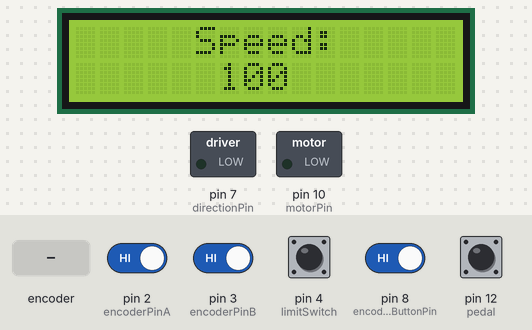
The sketch below on a simulated Arduino Uno, built with avr-gcc and run on an emulated ATmega328P. Parts: 16×2 character LCD, switched loads named in the sketch (green lamp = pin HIGH). Inputs (shaded band) come from the test bench; at power-on: pin 2 (encoderPinA), pin 3 (encoderPinB), pin 4 (limitSwitch), pin 8 (encoderButtonPin), pin 12 (pedal) HIGH.

Above: at 1.2 s.
1.3 s: pin 4 (limitSwitch) pulled LOW for 0.15 s
At 2.8 s:
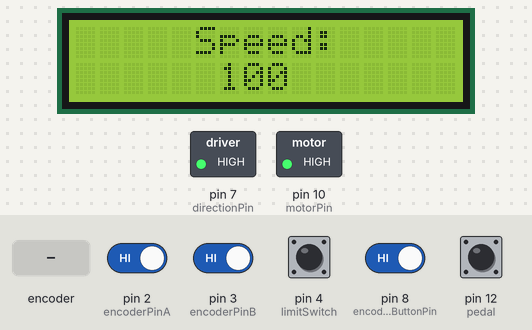
4.4 s: pin 12 (pedal) pulled LOW for 0.15 s
At 4.49 s:
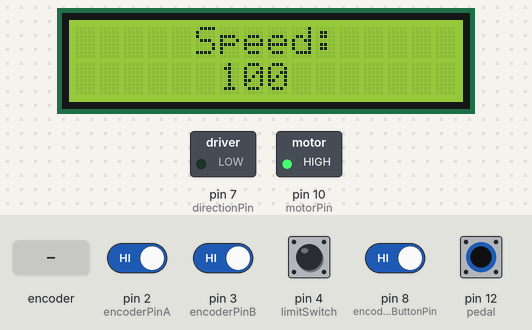
6.0 s: rotary encoder on pin 2 (encoderPinA) / pin 3 (encoderPinB) turned 3 steps (first pin leading)
At 7.6 s:
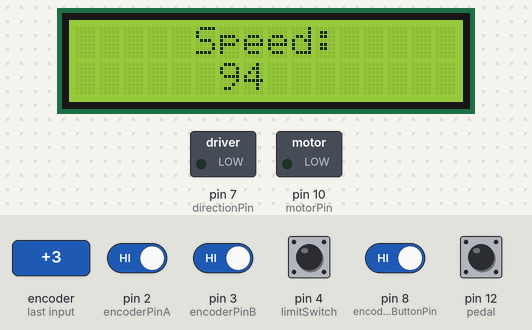
8.1 s: pin 12 (pedal) pulled LOW for 1 s
At 9.8 s:
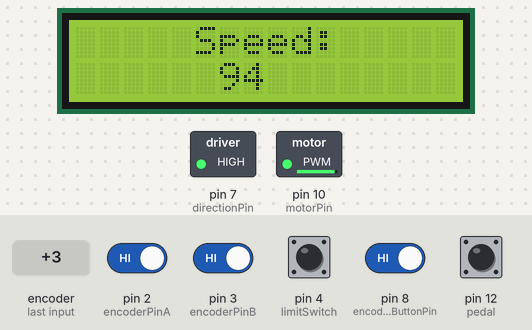
10.8 s: pin 8 (encoderButtonPin) driven LOW
At 11.8 s:
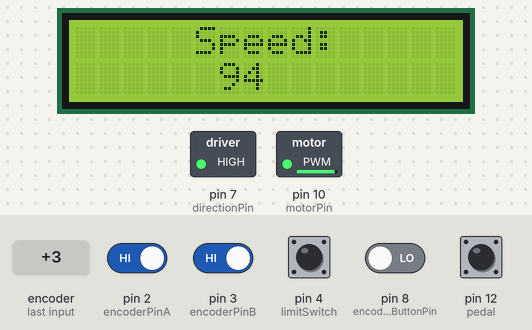
12.3 s: pin 8 (encoderButtonPin) driven HIGH
At 13.1 s:
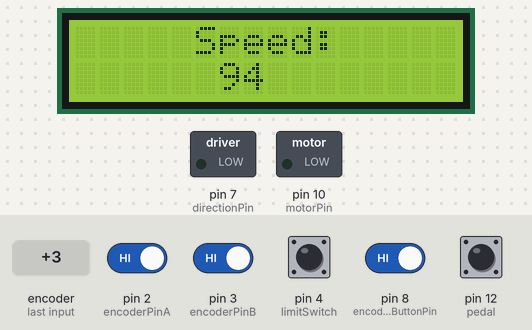
Timing chart, 0 to 14.8 s (numbered marks = the images above; inputs shaded):
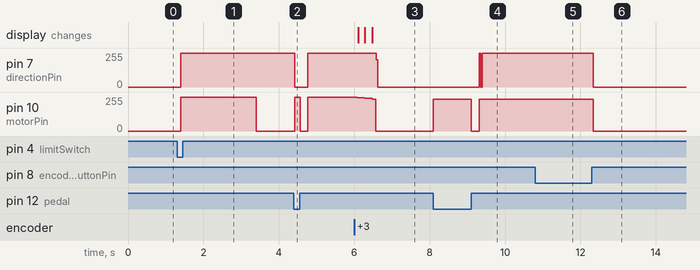

The sketch:

stuffer_program.ino
```cpp
//include the library code
#include <Wire.h>
#include <LiquidCrystal_I2C.h>

// ********** MAKE SURE THE SCREEN ADDRESS IS CORRECT ***********
// ********** USE THE I2C SCANNER PROGRAM TO FIND YOUR SCREEN'S ADDRESS **********
// set up the screen
LiquidCrystal_I2C lcd(0x27, 16, 2);

// ********** SWITCH THESE TWO NUMBERS IF YOUR MOTOR IS GOING THE WRONG DIRECTION ***********
// ********** I.E. MAKE FORWARD = 1 AND BACKWARD = 0 ***********
// make the boolean for the motor direction.
const int forward = 0;
const int backward = 1;

// ********** SWITCH THESE TWO PINS IF YOUR ENCODER IS TURNING THE WRONG WAY ***********
// ********** I.E. MAKE encoderPinA = 2 AND encoderPinB = 3 ***********
// set up the rotary encoder pins
const int encoderPinA = 2;
const int encoderPinB = 3;

// ********* This is how long the motor will reverse for after you let off the pedal ***********
// ********* You can make this however long you want.  It's measured in milliseconds ***********
// ********* Default is 2 seconds (2000 Milliseconds).  You can change it if you want ***********
// set up the reverse time
int reverseTime = 2000;

// set up the rotary encoder button pin
const int encoderButtonPin = 8;

// set up motor pwm output pin
const int motorPin = 10;

// set up motor direction pin
const int directionPin = 7;

// set up the pedal
const int pedal = 12;
bool pedalOn = 0;

// set up limit switch
const int limitSwitch = 4;
bool limit = 0;

// this is the variable to tell the motor to reverse for a short time after the pedal is released
bool reverse = 0;
bool pause = 0;

// reverse timer variables
unsigned long reverseMillis;
unsigned long prevReverseMillis;

//pause timer variables
unsigned long pauseMillis;
unsigned long prevPauseMillis;
int pauseTime = 200;

// rotary encoder variables:
volatile int encoderPos = 0;
unsigned int lastReportedPos = 0;
static boolean rotating = false;
boolean A_set = false;
boolean B_set = false;
unsigned char encoderA;
unsigned char encoderB;
//unsigned char encoderAPrev = 0;
//unsigned long encoderTime;
int debounce = 2;

// set up rotary encoder button
int buttonState = 0;
int lastButtonState = 1;

// make the motor speed variable - this is the pwm output which will be from 0 to 255
int motorSpeed = 255;

// set up variable to print the speed percentage on the screen
int screenSpeed = 0;

// make the rotary encoder change the motor speed by this much per step
// you can make this whatever number you want to give you more speed control
// 5 is a good starting point
int encoderJump = 5;

void setup() {

  // set up the screen
  lcd.backlight();
  lcd.init();
  lcd.clear();

  // set up motor and direction pins
  pinMode(motorPin, OUTPUT);
  pinMode(directionPin, OUTPUT);

  // set up encoder pins
  pinMode(encoderPinA, INPUT);
  pinMode(encoderPinB, INPUT);
  pinMode(encoderButtonPin, INPUT);

  // set up the pedal pin
  pinMode(pedal, INPUT);

  // turn on pullup resistors
  digitalWrite(encoderPinA, HIGH);
  digitalWrite(encoderPinB, HIGH);
  digitalWrite(encoderButtonPin, HIGH);
  digitalWrite(pedal, HIGH);
  digitalWrite(limitSwitch, HIGH);

  // **** set up interrupts
  attachInterrupt(0, doEncoderA, CHANGE);
  attachInterrupt(1, doEncoderB, CHANGE);
}

void loop() {

  // first thing, check the limit switch to see if it has been hit
  limit = digitalRead(limitSwitch);

  // if the limit switch has been hit, thus connecting it to ground, stop the program and run the motor backward for 2 seconds and add a delay in to get your attention
  if (limit == LOW) {
    analogWrite(motorPin, 0);
    delay(100);
    digitalWrite(directionPin, backward);
    analogWrite(motorPin, 255);
    delay(2000);
    analogWrite(motorPin, 0);
    delay(1000);
  }

  // print out the speed on the screen
  lcd.setCursor(0, 0);
  lcd.print("     Speed:     ");
  lcd.setCursor(6, 1);
  screenSpeed = map(motorSpeed, 0, 255, 0, 100);
  lcd.print(screenSpeed);
  lcd.print(" ");

  // set motor direction to forward
  digitalWrite(directionPin, forward);

  //check to see if the pedal has been pressed
  pedalOn = digitalRead(pedal);

  // make sure motor is off if the pedal is off and it is not in reverse
  if ((pedalOn == HIGH) && (reverse == 0)) {
    analogWrite(motorPin, 0);
  }

  // run the motor if the pedal is on
  if (pedalOn == LOW) {
    analogWrite(motorPin, motorSpeed);
    // set up the pause and reverse function once the pedal is let off
    prevReverseMillis = millis();
    prevPauseMillis = millis();
    reverse = 1;
    pause = 1;
  }

  // the is the reverse code once the pedal has been let off
  if ((pedalOn == HIGH) && (reverse == 1)) {
    // put a pause in because the pedal just turned off to not put too much stress on the motor
    if (pause == 1) {
      // Stop the motor
      analogWrite(motorPin, 0);
      pauseMillis = millis();
      if ((pauseMillis - prevPauseMillis) >= pauseTime) {
        pause = 0;
      }
    }
    // once the pause is over, run the motor backward for the reverseTime
    else {
      reverseMillis = millis();
      if ((reverseMillis - prevReverseMillis) >= reverseTime) {
        reverse = 0;
      }
      digitalWrite(directionPin, backward);
      analogWrite(motorPin, motorSpeed);
    }
  }

  // make the stuffer reverse while the rotary encoder button is pressed
  buttonState = digitalRead(encoderButtonPin);
  while (buttonState == LOW) {
    buttonState = digitalRead(encoderButtonPin);
    digitalWrite(directionPin, backward);
    analogWrite(motorPin, motorSpeed);
  }

  // look for rotation of the rotary encooder
  rotating = true;
  if (lastReportedPos != encoderPos) {

    int encoderChange = (encoderPos - lastReportedPos);
    if (encoderChange > 0) {
      encoderChange = 1;
    }
    if (encoderChange < 0) {
      encoderChange = -1;
    }

    motorSpeed = (motorSpeed + (encoderChange * encoderJump));
    lastReportedPos = encoderPos;

    if (motorSpeed > 255) {
      motorSpeed = 255;
    }
    if (motorSpeed < 0) {
      motorSpeed = 0;
    }
  }
}

// Interrupt on A changing state
void doEncoderA() {
  // debounce
  if (rotating) {
    delay(debounce);  // wait a little until the bouncing is done
  }
  // Test transition, did things really change?
  if (digitalRead(encoderPinA) != A_set) {
    A_set = !A_set;

    // adjust counter -1 if A leads B
    if (A_set && !B_set)
      encoderPos -= 1;

    rotating = false;  // no more debouncing until loop() hits again
  }
}

// Interrupt on B changing state, same as A above
void doEncoderB() {
  if (rotating) {
    delay(debounce);
  }
  if (digitalRead(encoderPinB) != B_set) {
    B_set = !B_set;
    //  adjust counter + 1 if B leads A
    if (B_set && !A_set)
      encoderPos += 1;

    rotating = false;
  }
}
```

Measured:
- after the input at 1.3 s, pin 7 (directionPin): 0/255 → 255/255 after 0.10 s; pin 10 (motorPin): 0/255 → 255/255 after 0.10 s, → 0/255 2.0 s later
- after the input at 4.4 s, pin 10 (motorPin): 0/255 → 255/255 at once, → 0/255 0.14 s later, → 255/255 0.20 s later
- after the input at 6.0 s, pin 7 (directionPin): 255/255 → 0/255 after 0.59 s; pin 10 (motorPin): 255/255 → 250/255 after 0.09 s, → 245/255 0.20 s later, → 240/255 0.20 s later, → 0/255 0.10 s later; the display: first changes after 0.11 s (image 3 shows a later state)
- after the input at 8.1 s, pin 7 (directionPin): 0/255 → 255/255 after 1.2 s; pin 10 (motorPin): 0/255 → 240/255 at once, → 0/255 1.0 s later, → 240/255 0.21 s later
- after the input at 10.8 s, pin 7 (directionPin): stays 255/255 (without the input it goes to 235/255 after 0.32 s); pin 10 (motorPin): stays 240/255 (without the input it goes to 0/255 after 0.31 s)
- after the input at 12.3 s, pin 7 (directionPin): 255/255 → 0/255 at once; pin 10 (motorPin): 240/255 → 0/255 at once
